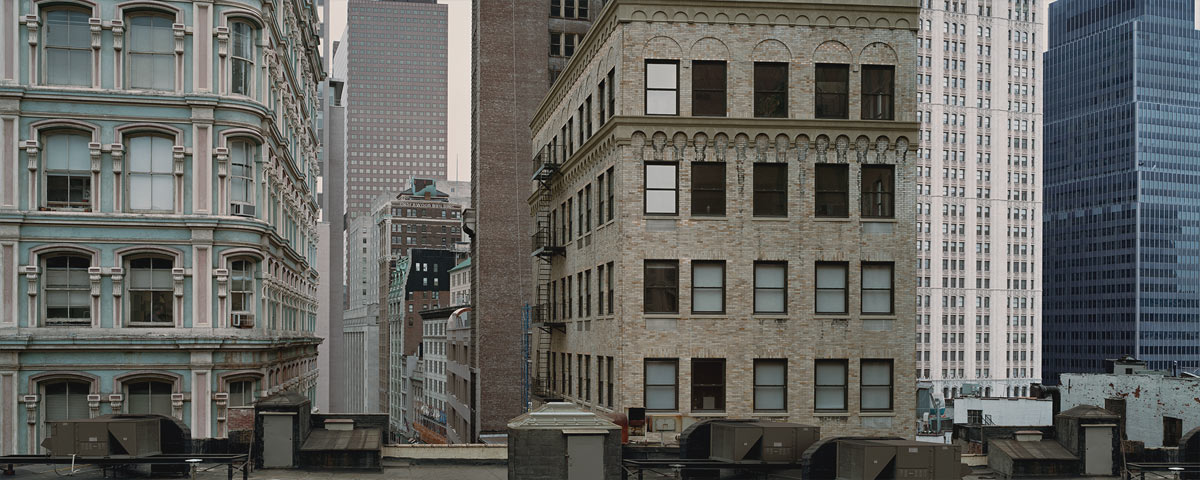
#> input picture Sift/CSC420+-+Assignment+2+(files)/building.jpg, 1200 x 480 px
$ python q1.py
#> lines starting #> are read from the running program, lines starting #| are printed output that depends on the picture
#> further down, img is the input picture: shape (480, 1200, 3); mean B, G, R 95.7, 99.7, 99.9
import cv2 as cv
import numpy as np
import matplotlib as plt

def Harris(img):
    gray = cv.cvtColor(img, cv.COLOR_BGR2GRAY)
    blur = cv.GaussianBlur(gray, (5, 5), 7)
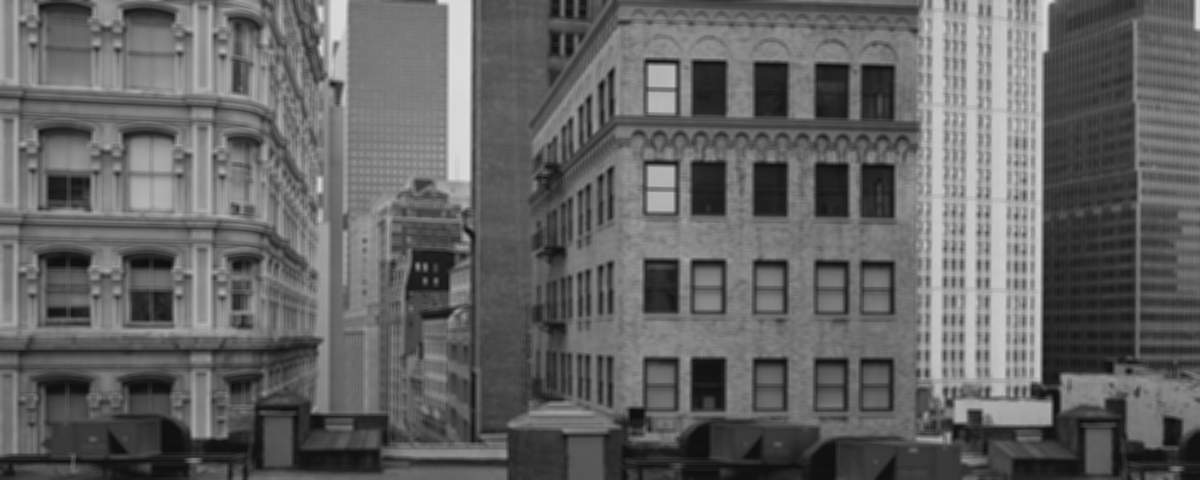
#> blur: shape (480, 1200); min 14, max 223, mean 99.3
    Ix = cv.Sobel(blur, cv.CV_64F, 1, 0, ksize=5)
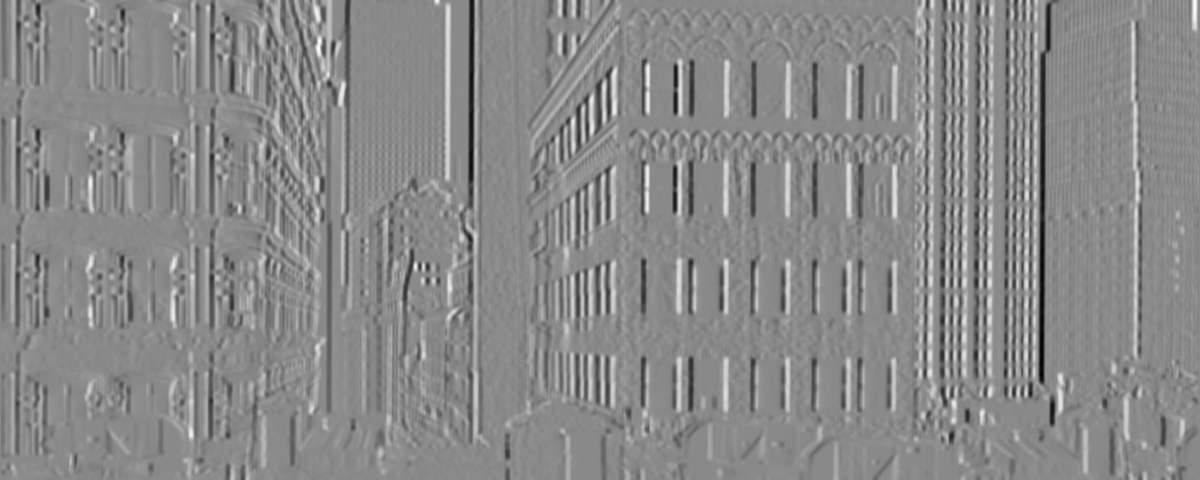
#> Ix: shape (480, 1200) float64; min -4600, max 3926, mean -3.4; drawn with min black and max white
    Iy = cv.Sobel(blur, cv.CV_64F, 0, 1, ksize=5)
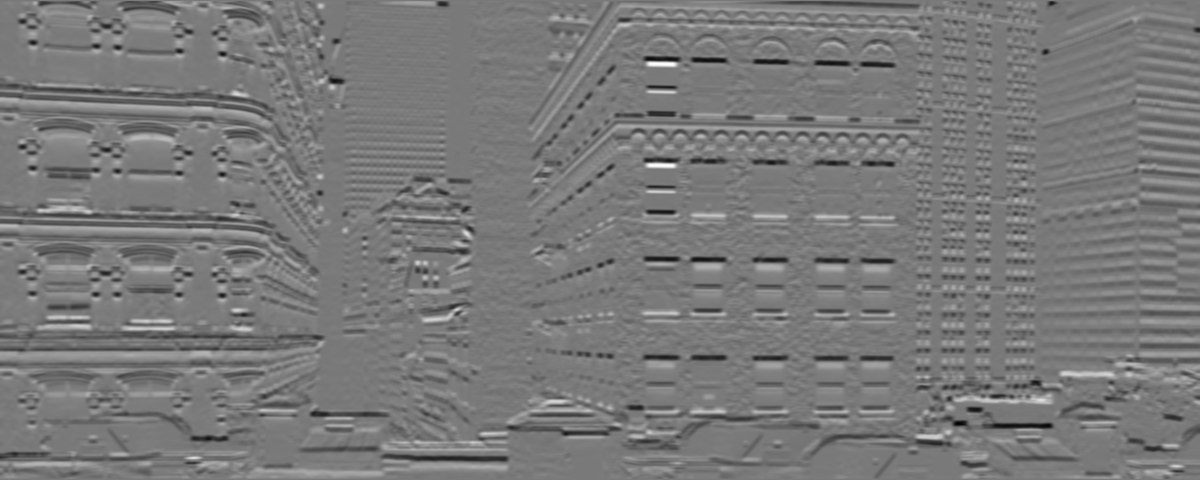
#> Iy: shape (480, 1200) float64; min -3879, max 4237, mean -12.2; drawn with min black and max white
    IxIy = np.multiply(Ix, Iy)
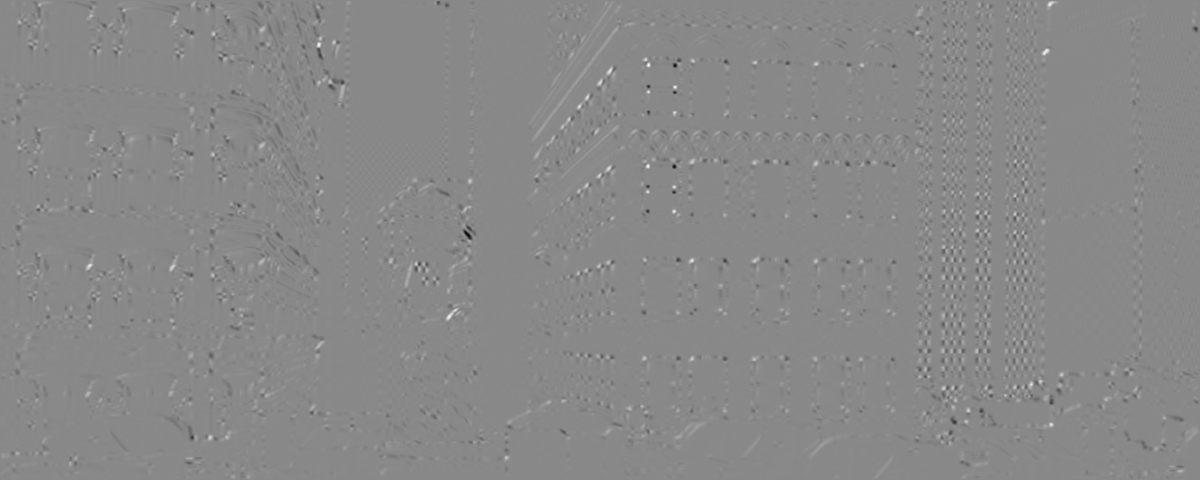
#> IxIy: shape (480, 1200) float64; min -8234864, max 7093944, mean 23.9; drawn with min black and max white
    Ix2  = np.multiply(Ix, Ix)
    Iy2 = np.multiply(Iy, Iy)

    Ix2_blur = cv.GaussianBlur(Ix2, (7, 7), 10)
    Iy2_blur = cv.GaussianBlur(Iy2, (7, 7), 10)
    IxIy_blur = cv.GaussianBlur(IxIy, (7, 7), 10)

    det = np.multiply(Ix2_blur, Iy2_blur) - np.multiply(IxIy_blur, IxIy_blur)
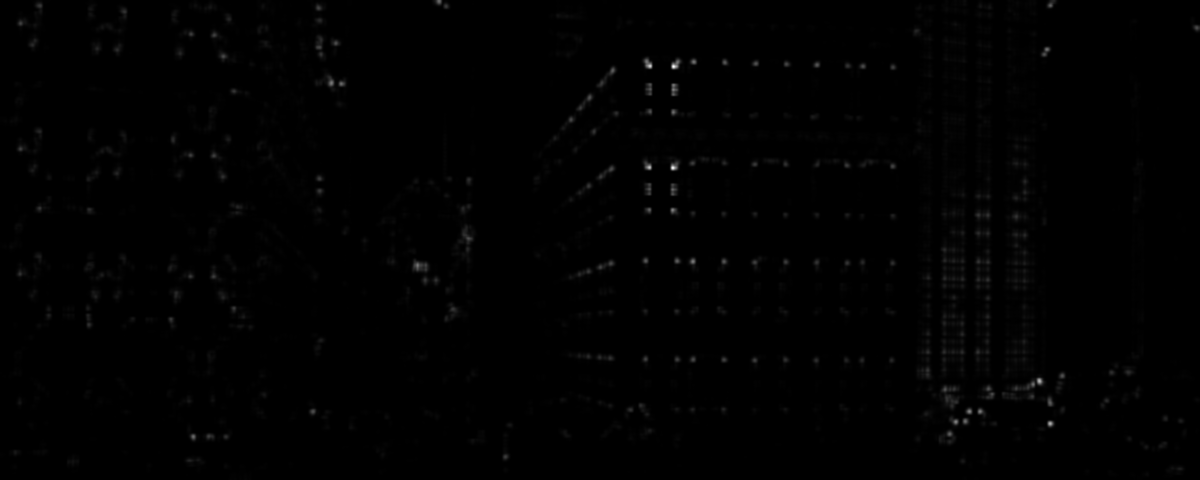
#> det: shape (480, 1200) float64; min 0, max 1.85e+13, mean 1.07e+11; drawn with min black and max white
    trace = Ix2_blur + Iy2_blur
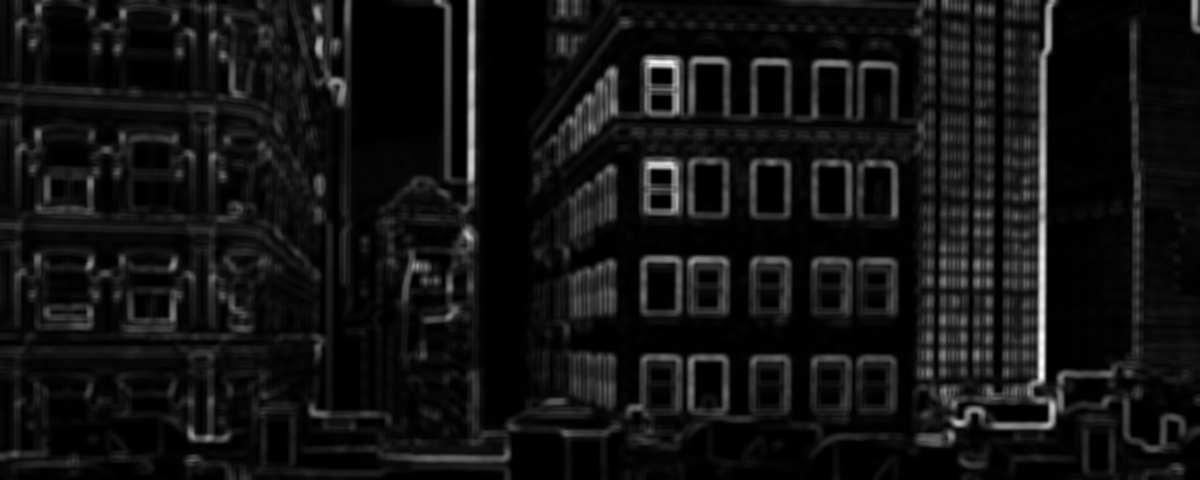
#> trace: shape (480, 1200) float64; min 0, max 11111765.6, mean 847899.7; drawn with min black and max white

    R = det - 0.05 * np.multiply(trace, trace)
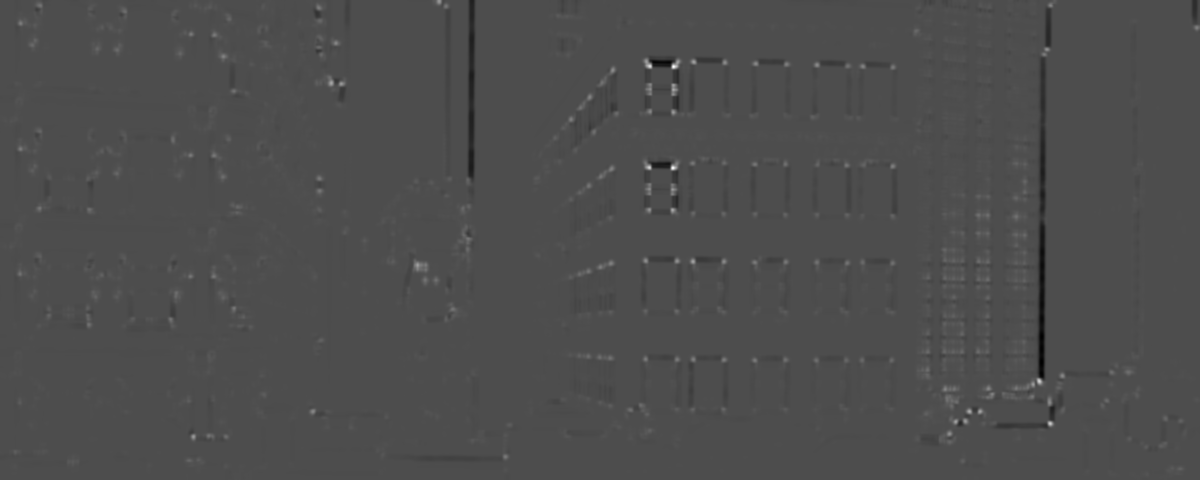
#> R: shape (480, 1200) float64; min -6.01e+12, max 1.38e+13, mean 7.2e+09; drawn with min black and max white

#> (the run stopped early here; a loop or call above may not have finished)
